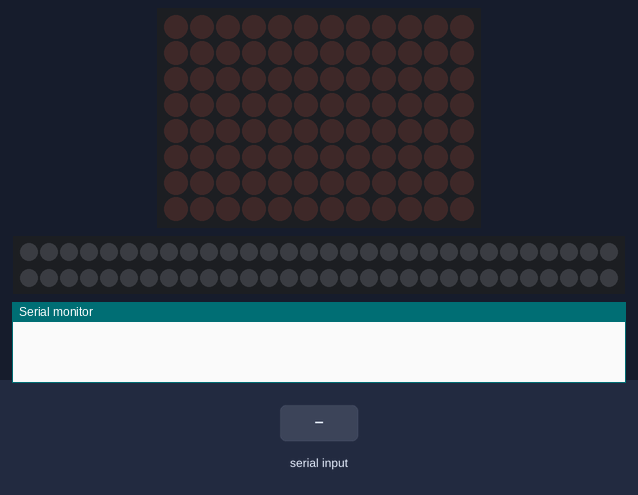
The sketch below on a simulated Arduino Uno R4 WiFi. On the bench: 12×8 LED matrix, 60 RGB LEDs in strip order, left to right, continuing on the next row, the last lines printed to the serial monitor. The test bench sets the inputs (shaded band).

Above: at 1.2 s.
1.3 s: "S" received over Serial
At 1.97 s:
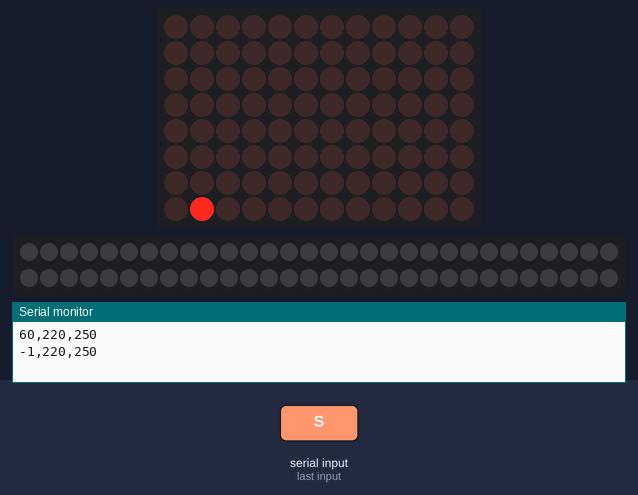
3.8 s: "S" received over Serial
At 4.97 s:
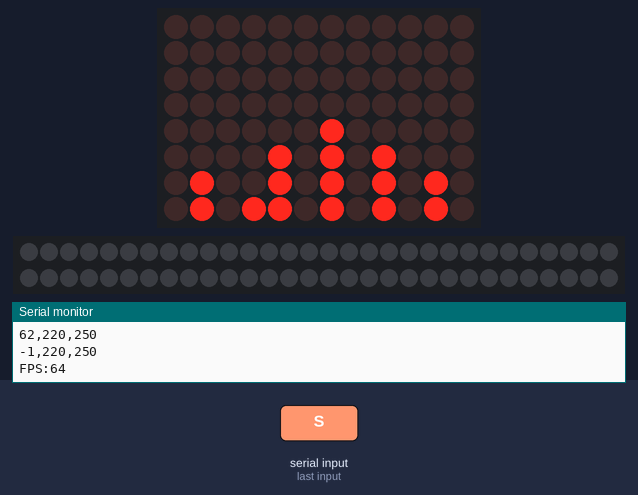
6.1 s: "S" received over Serial
At 6.45 s:
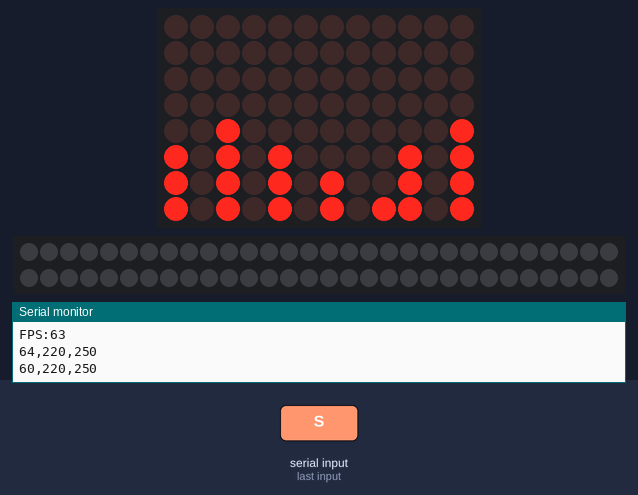
9.1 s: "S" received over Serial
At 9.25 s:
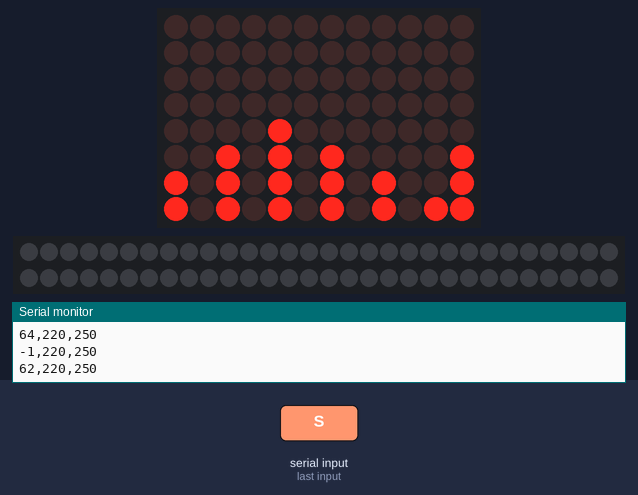
13.6 s: "S" received over Serial
At 13.75 s:
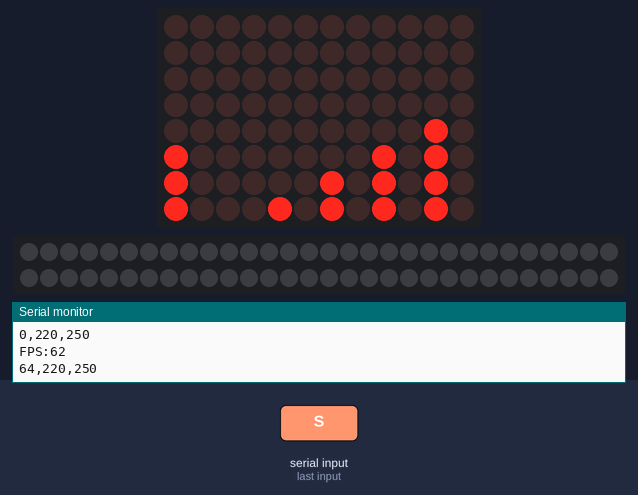

Measured:
- after the input at 1.3 s, the display: first changes after 0.25 s (image 1 shows a later state)
- after the input at 3.8 s, the display: first changes after 0.33 s (image 2 shows a later state)

The sketch:

inst.ino
```cpp
#include "inst_LEDMatrix.h"
#include <Adafruit_NeoPixel.h>
#include "LEDController.h"
#include "notedata.h"

#define SIG_PIN     6
#define NUM_LEDS    60

#define DEBUG_FPS

Adafruit_NeoPixel strip = Adafruit_NeoPixel(NUM_LEDS, SIG_PIN);

LEDContext ledCtx;

// カエルの歌 楽譜データ
NoteData score[] = {
  {60, 0.5}, {-1, 0.5}, {62, 0.5}, {-1, 0.5}, {64, 0.5}, {-1, 0.5}, {65, 0.5}, {-1, 0.5},
  {64, 0.5}, {-1, 0.5}, {62, 0.5}, {-1, 0.5}, {60, 0.5}, {-1, 0.5}, { 0, 0.5}, { 0, 0.5},
  {64, 0.5}, {-1, 0.5}, {65, 0.5}, {-1, 0.5}, {67, 0.5}, {-1, 0.5}, {69, 0.5}, {-1, 0.5},
  {67, 0.5}, {-1, 0.5}, {65, 0.5}, {-1, 0.5}, {64, 0.5}, {-1, 0.5}, { 0, 0.5}, { 0, 0.5},
  {60, 0.5}, {-1, 0.5}, { 0, 0.5}, { 0, 0.5}, {60, 0.5}, {-1, 0.5}, { 0, 0.5}, { 0, 0.5},
  {60, 0.5}, {-1, 0.5}, { 0, 0.5}, { 0, 0.5}, {60, 0.5}, {-1, 0.5}, { 0, 0.5}, { 0, 0.5},
  {60, 0.5}, {60, 0.5}, {62, 0.5}, {62, 0.5}, {64, 0.5}, {64, 0.5}, {65, 0.5}, {65, 0.5},
  {64, 0.5}, {-1, 0.5}, {62, 0.5}, {-1, 0.5}, {60, 0.5}, {-1, 0.5}, { 0, 0.5}, { 0, 0.5}
};

const int len = sizeof(score) / sizeof(score[0]);
int idx = 0;
bool isPlaying = false;

int current_bpm = 120; // 指揮者側から送信されたbpm
float note_progress = 0.0; // 現在の音符の描画進捗（0.25 = 1ピクセル分）
unsigned long last_shift_time = 0;
unsigned long last_led_update = 0;

#ifdef DEBUG_FPS
unsigned long fps_counter = 0;
unsigned long fps_window_start = 0.0;
#endif

void setup() {
  Serial.begin(115200);
  initLEDMatrix();

  Serial.setTimeout(10);
  strip.begin();
  strip.clear();
  strip.show();

  // 初期値のセット（初期値の更新にもLED_vol_bpmを利用可能）
  LED_vol_bpm(&ledCtx,  120, 220);
  ledCtx.note_index = 0;
  ledCtx.bright = 0;
  ledCtx.current_hue = 0;
}

void loop() {
  unsigned long current_time = millis();

  // 1. コマンドの受信（Sが来たら再生開始）
  if (Serial.available() > 0) {
    char cmd = Serial.read();
    if (cmd == 'S') {
      isPlaying = true;
      idx = 0;
      note_progress = 0.0;
      last_shift_time = current_time;

      ledCtx.note_index = 0;
      ledCtx.next_note_time = millis();
      #ifdef DEBUG_FPS
      fps_counter = 0;
      fps_window_start = millis();
      #endif
    }
  }

  // 再生中(isPlaying == true)でなければ、ここで処理を終わらせて何も描画しない
  if (!isPlaying) {
    return;
  }

  // 2. 音とLEDの同期処理
  unsigned long pixel = (60000.0 / current_bpm) / 2;

  // ピクセルを進める時間になったら
  if (current_time - last_shift_time >= pixel) {

    // まだ楽譜が終わっていなければ
    if (idx < len) {

      int pitch = score[idx].pitch;
      float duration = score[idx].duration;

      //note_progressが0.0のとき，led描画を現在のbpmに合わせて描画する
      if (note_progress == 0.0) {
         unsigned long L_ms = (60000.0 / current_bpm) * duration;
         tx(pitch, ledCtx.dynamic_vol, L_ms); //

         ledCtx.note_index = idx;
         LED_Process(&ledCtx, score, len);
      }

      // 1. LEDの描画
      updateNoteDisplay(pitch);

      // 2. 描画した分だけ進捗を進める
      note_progress += 0.5;

      // 3. 今の音符の長さ分をすべて描ききったら，次の音符へ進む準備
      if (note_progress >= duration - 0.01) {
        idx++;               // 次の音符
        note_progress = 0.0; // 進捗リセット
      }

    } else {
      // 楽譜が最後まで終わったら
      updateNoteDisplay(0); // 空のバーを流す
      ledCtx.note_index = len;
      LED_Process(&ledCtx, score, len);

      if (idx >= len) {
        idx++;
        if (idx > len + 12) {
          isPlaying = false;
          clearDisplay();
          strip.clear();
          strip.show();
        }
      }
    }

    // 時間を更新
    last_shift_time += pixel;
  }


  // --- 音符切り替え処理 ---
  // LED_Process(&ledCtx, score, len);

    // --- LED_Update60Hzでの描画処理 ---
  if (isPlaying && (current_time - last_led_update >= LED_UPDATE_INTERVAL_MS)) {
    last_led_update = current_time;

    // 輝度の減衰
    ledCtx.bright -= ledCtx.decay;
    if (ledCtx.bright < 0) ledCtx.bright = 0;

    uint8_t raw_b = (uint8_t)ledCtx.bright;
    uint8_t gamma_b = ((uint16_t)raw_b * raw_b) / 255;

    // 全ピクセルを点灯
    for(uint16_t i=0; i<strip.numPixels(); i++) {
      uint32_t color = strip.ColorHSV(ledCtx.current_hue * 256, 255, gamma_b);
      //uint32_t color = strip.ColorHSV(ledCtx.current_hue * 256, 255, (uint8_t)ledCtx.bright);
      strip.setPixelColor(i, color);
    }
    strip.show();

    #ifdef DEBUG_FPS
    // 1秒間の描画回数をカウントして実測FPSを出力
    fps_counter++;
    if (current_time - fps_window_start >= 1000.0) {
      Serial.print("FPS:");
      Serial.println(fps_counter);
      fps_counter = 0;
      fps_window_start = current_time;
    }
    #endif
  }

}
// データをシリアル出力する関数
void tx(int p, int v, unsigned long d) {
  Serial.print(p);
  Serial.print(",");
  Serial.print(v);
  Serial.print(",");
  Serial.println(d);
}
```

LEDController.cpp
```cpp
#include "LEDController.h"
#include <Adafruit_NeoPixel.h>
#include "notedata.h"

extern Adafruit_NeoPixel strip;
extern bool isPlaying;
extern void tx(int p, int v, unsigned long d);

// --- 関数の仕様：MIDItoLED ---
uint16_t MIDItoLED(int pitch) {
  switch (pitch % 12) {
    case 0:  return 0;   // (ド) -> 赤
    case 2:  return 25;  // (レ) -> 橙
    case 4:  return 45;  // (ミ) -> 黄
    case 5:  return 85;  // (ファ) -> 緑
    case 7:  return 130; // (ソ) -> 水色
    case 9:  return 170; // (ラ) -> 青
    case 11: return 215; // (シ) -> 紫
    default: return 0;   // 休符や該当なしは赤
  }
}

// --- 関数の仕様：LED_vol_bpm ---
void LED_vol_bpm(LEDContext *ctx, int new_bpm, uint8_t new_vol) {
  ctx->current_bpm = new_bpm;     // curennt_bpmを更新する
  ctx->dynamic_vol = new_vol;     // dynamic_volを更新する
}

// --- 関数の仕様：LED_Process ---
void LED_Process(LEDContext *ctx, NoteData *score, int score_len) {
  unsigned long current_time = millis();

  // 現在の時刻とnext_note_timeを比較し、次の音符へ切り替えるか判断する
  // if (current_time >= ctx->next_note_time) {
    if (ctx->note_index < score_len) {
      int current_pitch = score[ctx->note_index].pitch;

      if (current_pitch > 0) { // 発音開始
        ctx->bright = ctx->dynamic_vol;
        ctx->current_hue = MIDItoLED(current_pitch); // 音階に応じた色相を決定

        // 後続の -1(タイ) を合算した長さで減衰率を計算
        float total_D = score[ctx->note_index].duration;
        for (int j = ctx->note_index + 1; j < score_len && score[j].pitch == -1; j++)
          total_D += score[j].duration;
        unsigned long L_total = (60000.0 / ctx->current_bpm) * total_D;
        float N = (float)L_total / LED_UPDATE_INTERVAL_MS;
        ctx->decay = (N > 0) ? ((float)ctx->dynamic_vol / N) : ctx->dynamic_vol;

      } else if (current_pitch == 0) {
        ctx->bright = 0;
      }

      // 音符持続時間を算出する
      float D_base = score[ctx->note_index].duration;
      unsigned long L_ms = (60000.0 / ctx->current_bpm) * D_base;

      // 音符持続時間から16msで更新するために、減衰率を算出する
      float N = (float)L_ms / LED_UPDATE_INTERVAL_MS;
      ctx->decay = (N > 0) ? ((float)ctx->dynamic_vol / N) : ctx->dynamic_vol;

      // Processingへシリアルデータを送信
      // tx(current_pitch, ctx->dynamic_vol, L_ms);

      // 次の音符切り替え時刻を計算
      ctx->next_note_time = current_time + L_ms;
      ctx->note_index++;
    } else {
      ctx->bright = 0;
      // 楽譜の終端に達したら再生終了
      // isPlaying = false;
      // strip.clear();
      // strip.show();
    }
  // }
}
```

LEDController.h
```cpp
#ifndef LED_CONTROLLER_H
#define LED_CONTROLLER_H

#include <Arduino.h>
#include "notedata.h"

#define LED_UPDATE_INTERVAL_MS 16

// --- 設計書 3-3. 構造体定義に準拠 ---
struct LEDContext {
  float bright;                // 現在の輝度
  int current_bpm;             // 指揮者から受信した最新のBPM
  uint8_t dynamic_vol;         // 指揮者から受信した最新の音量
  int note_index;              // 現在再生中の音符番号
  unsigned long next_note_time;// 次の音符へ切り替わる時刻 (ms)
  float decay;                 // LED の減衰率
  uint16_t current_hue;        // 現在鳴っている音階の色相 (0 - 255)
};

uint16_t MIDItoLED(int pitch);
void LED_vol_bpm(LEDContext *ctx, int new_bpm, uint8_t new_vol);
void LED_Process(LEDContext *ctx, NoteData *score, int score_len);

#endif
```

inst_LEDMatrix.cpp
```cpp
#include "inst_LEDMatrix.h"
#include "notedata.h"

ArduinoLEDMatrix matrix;

int c, r;

byte frame[8][12] = {
{ 0, 0, 0, 0, 0, 0, 0, 0, 0, 0, 0, 0 },
{ 0, 0, 0, 0, 0, 0, 0, 0, 0, 0, 0, 0 },
{ 0, 0, 0, 0, 0, 0, 0, 0, 0, 0, 0, 0 },
{ 0, 0, 0, 0, 0, 0, 0, 0, 0, 0, 0, 0 },
{ 0, 0, 0, 0, 0, 0, 0, 0, 0, 0, 0, 0 },
{ 0, 0, 0, 0, 0, 0, 0, 0, 0, 0, 0, 0 },
{ 0, 0, 0, 0, 0, 0, 0, 0, 0, 0, 0, 0 },
{ 0, 0, 0, 0, 0, 0, 0, 0, 0, 0, 0, 0 }
};

void initLEDMatrix(){
  matrix.begin();
}

void shift() {
  // 右に1列ずらすため、右側（11列目）から左に向かって処理する
  for (int row = 0; row < 8; row++) {
    for (int col = 11; col > 0; col--) {
      frame[row][col] = frame[row][col - 1];
    }
    // 左端（0列目）は新しい描画のためにリセット
    frame[row][0] = 0;
  }
}

void drawBar(int height, int column) {
  // マトリクスは一番上が行0、一番下が行7
  // 一番下の行から上方向に向かって指定された高さ分だけ1（点灯）にする
  for (int i = 0; i < height; i++) {
    int targetRow = 7 - i;
    if (targetRow >= 0) { // 配列の範囲外アクセス防止
      frame[targetRow][column] = 1;
    }
  }
}

void clearDisplay() {
  for (int row = 0; row < 8; row++) {
    for (int col = 0; col < 12; col++) {
      frame[row][col] = 0;
    }
  }
  matrix.renderBitmap(frame, 8, 12);
}

void updateNoteDisplay(int pitch) {
  // 1. 既存の描画データを右に1列スクロール
  shift();

  if (pitch != -1) {
    int height = ledheight(pitch);
    // 2. 左端の列に新しいバーを書き込む
    if (height > 0) {
      drawBar(height, 0);
    }
  }

  // 3. LEDマトリクスに反映させる
  matrix.renderBitmap(frame, 8, 12);
}

// MIDIの音階(pitch)をLEDの高さ(0〜8)に変換する関数
int ledheight(int pitch) {
  if (pitch == 0) return 0; // 休符
  switch (pitch) {
    case 60: return 1; // ド
    case 62: return 2; // レ
    case 64: return 3; // ミ
    case 65: return 4; // ファ
    case 67: return 5; // ソ
    case 69: return 6; // ラ
    default: return 0;
  }
}
```

inst_LEDMatrix.h
```cpp
#ifndef INST_LEDMATRIX_H
#define INST_LEDMATRIX_H
#include "Arduino_LED_Matrix.h"

void initLEDMatrix();
void updateNoteDisplay(int pitch);
int ledheight(int pitch);
void clearDisplay();

#endif
```

notedata.h
```cpp
#ifndef NOTEDATA_H
#define NOTEDATA_H

struct NoteData {
  int pitch;      // 音階（MIDIノート番号, 0は休符）
  float duration; // 音符の基準長（1.0 = 4分音符, 0.5 = 8分音符）
};

#endif
```
